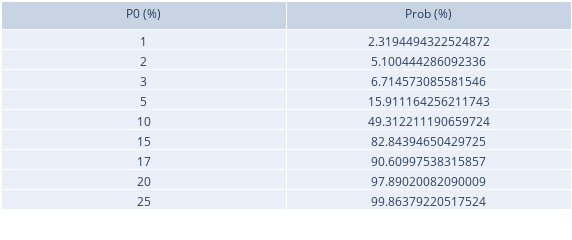

Source (notebook cell):
### Code cell
HighPressure=[np.average(Probab0),np.average(Probab1),np.average(Probab2),np.average(Probab3),
              np.average(Probab4),np.average(Probab5),np.average(Probab6),np.average(Probab7),np.average(Probab8)]

Percent = [i * 100 for i in Po]

fig = go.Figure(data=[go.Table(header=dict(values=['P0 (%)', 'Prob (%)']),
                 cells=dict(values=[Percent, HighPressure]))
                     ])
fig.update_layout(width=572,height=210,margin_b=1,margin_l=1,margin_r=1,margin_t=1)
fig.show()

plt.plot(Percent,HighPressure,marker='s')
plt.suptitle('Evolução de Prob em função de P0')
plt.grid()
plt.xlabel('P0 (%)')
plt.ylabel('Prob (%)')

### Figure 1 — Plotly figure (JSON) as saved in the notebook; plotly's stock layout.template omitted (floating-point values rounded to 4 significant figures)
{"data": [{"cells": {"values": [[1, 2, 3, 5, 10, 15, 17, 20, 25], [2.319, 5.1, 6.715, 15.91, 49.31, 82.84, 90.61, 97.89, 99.86]]}, "header": {"values": ["P0 (%)", "Prob (%)"]}, "type": "table"}], "layout": {"height": 210, "margin": {"b": 1, "l": 1, "r": 1, "t": 1}, "width": 572}}
